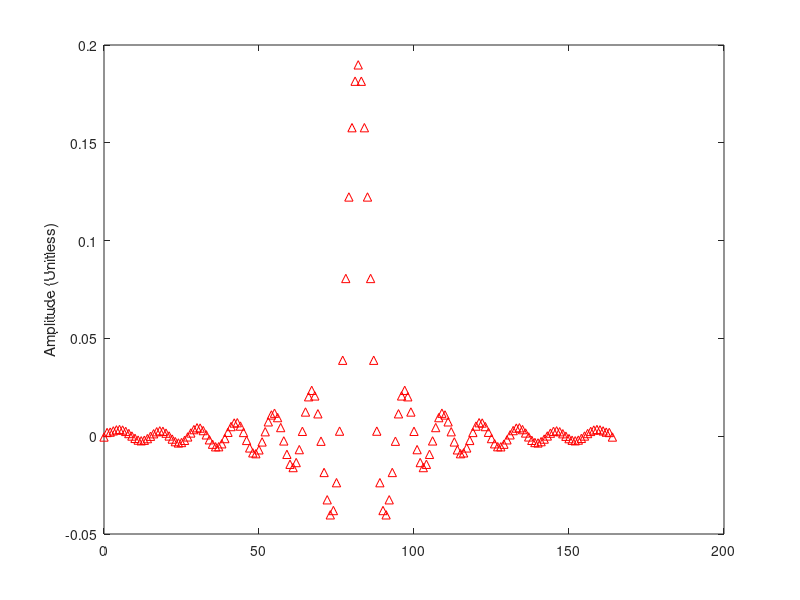

MATLAB code to generate this figure:
%DSP_FIR_LPF_Design_Part1
%Ryan Colon
%01.15.22
%Purpose is to create an LPF meeting following specifications
%using firpmord and firpm to do the calculation

%Specifications:
%Passband:
%   Frq: 0-3.7 kHz
%   Gain: +1 - +1.5 dB
%Stopband:
%   Frq: 4.3 kHz
%   Gain: <-50 dB
%Sample Rate: 48 kHz
%Number of coefficients: no more than 10%

%Following code was heavily inspired by an example provided in the
%matlab documentation for firpmord

clear
clc

passbandFreq = 3.7e3;
stopbandFreq = 4.3e3;

Rp = 0.544; %Passband ripple in dB
Rs = 52.4; %Stopband ripple in dB (65 is current submitted)
Fs = 48e3; %Sampling frequency
F = [passbandFreq stopbandFreq]; %Frequency band edges in Hz
A = [1.1548 0]; %Band amplitudes

Dev = [(10^(Rp/20)-1)/(10^(Rp/20)+1) 10^(-Rs/20)]; %Calculate ripple

[n,fo,ao,w] = firpmord(F,A,Dev,Fs); %Approximate filter parameters
b = firpm(n,fo,ao,w); %Design filter
[h,w2] = freqz(b,1,1024,Fs);
hval = 20*log10(abs(h));
plot(w2, hval) 
title('Magnitude Response')
xlabel('Frequency (Hz)')
ylabel('Magnitude (dB)')

for i = 1:length(hval)
    %check and make sure passband meets spec
    if w2(i) <= passbandFreq && (hval(i) >= 1.5 || hval(i) <= 1.0)
        fprintf('We dont meet passband spec: %f at %d\n', hval(i), w2(i));
        return
    end
   
    %check and make sure stopband meets spec
    if w2(i) >= stopbandFreq && hval(i) > -50
        fprintf('We dont meet stopband spec: %f at %d\n', hval(i), w2(i));
        return
    end
end

impz(b) %Plot Impulse Response
ylabel('Amplitude (Unitless)')

fprintf("Filter coefficients calculated\n")
fprintf("Number of coefficients: %d", n)
fprintf("\nWriting coefficients to file...\n")

%Write the coefficients to a file for submission
FID = fopen('RyanColon_FIR_Coefficients_Rev1.txt','w');

if FID > 0
    fprintf(FID, 'static const fract filt[161] = {');
    for i = 1:(length(b)-1)
        fprintf(FID, '%.14fr, ', b(i));
    end
    fprintf(FID, '%.14fr};', b(length(b))); 
    fclose(FID);
end

disp("Done")
